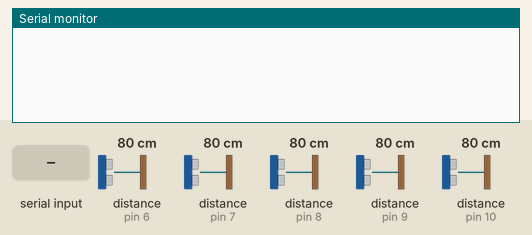
Bench run of a sketch on a simulated Arduino Uno, built with avr-gcc and run on an emulated ATmega328P. Shown: the last lines printed to the serial monitor. The inputs (shaded band) are chosen by the test bench; at power-on: distance to the obstacle (sensors on pin 6, pin 7, pin 8, pin 9, pin 10) 80 cm. The echo pulse lasts 58.3 µs per cm.

Above: at 1.2 s.
1.3 s: "90,45\n" received over Serial
At 2.5 s:
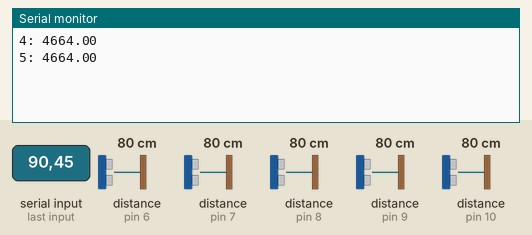
2.8 s: "30,150\n" received over Serial
At 3.9 s:
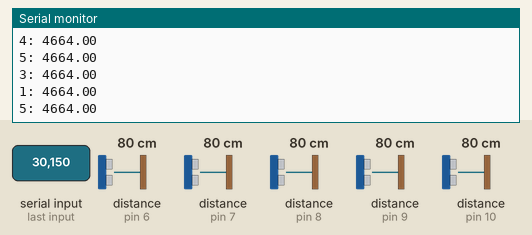
Timing chart, 0 to 5.8 s (numbered marks = the images above; inputs shaded):
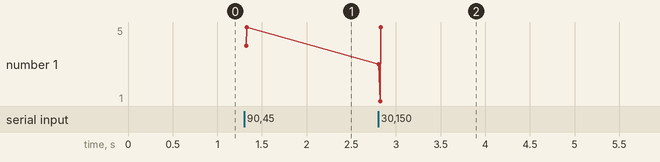

The sketch:

6sensors.ino
```cpp
#include <Arduino_BuiltIn.h>
#include "NewPing.h"

#define TRIGGER_PIN  5
#define MAX_DISTANCE 400
#define NUM_SENSORS 6

// Pins for each sensor
const int echoPins[NUM_SENSORS] = {6, 7, 8, 9, 10, 11};

// Create an array to hold the NewPing sensors
NewPing sensors[NUM_SENSORS] = {
  NewPing(TRIGGER_PIN, echoPins[0], MAX_DISTANCE),
  NewPing(TRIGGER_PIN, echoPins[1], MAX_DISTANCE),
  NewPing(TRIGGER_PIN, echoPins[2], MAX_DISTANCE),
  NewPing(TRIGGER_PIN, echoPins[3], MAX_DISTANCE),
  NewPing(TRIGGER_PIN, echoPins[4], MAX_DISTANCE),
  NewPing(TRIGGER_PIN, echoPins[5], MAX_DISTANCE)
};

// Arrays to store duration for each sensor
float durations[NUM_SENSORS];

void setup() {
  Serial.begin(115200);
}

void loop() {
  if (Serial.available() > 0) {
    char command = Serial.read();
    int sensorNumber = command - '0';  // Convert char to integer
    if (sensorNumber >= 1 && sensorNumber <= NUM_SENSORS) {
      // Measure duration for the specified sensor
      durations[sensorNumber - 1] = sensors[sensorNumber - 1].ping();
      Serial.print(sensorNumber);
      Serial.print(": ");
      Serial.print(durations[sensorNumber - 1]);
      Serial.println();
    } else {  // probably a higher number, this is just to cause the trigger
      durations[1] = sensors[1].ping();
    }
  }
}
```

Measured:
- after the input at 1.3 s, the serial monitor: prints a new line at once (image 1)
- after the input at 2.8 s, the serial monitor: prints a new line at once (image 2)
